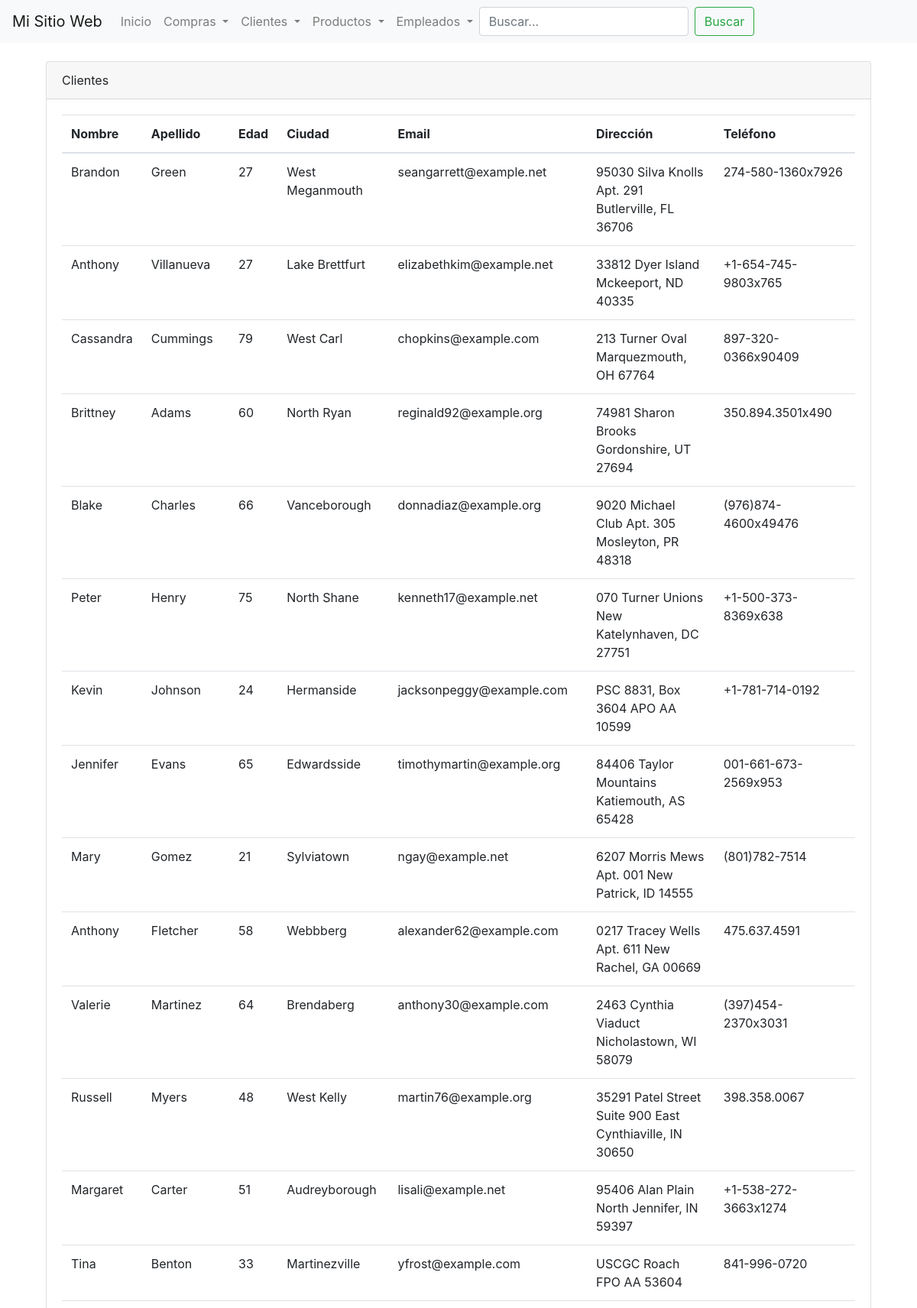
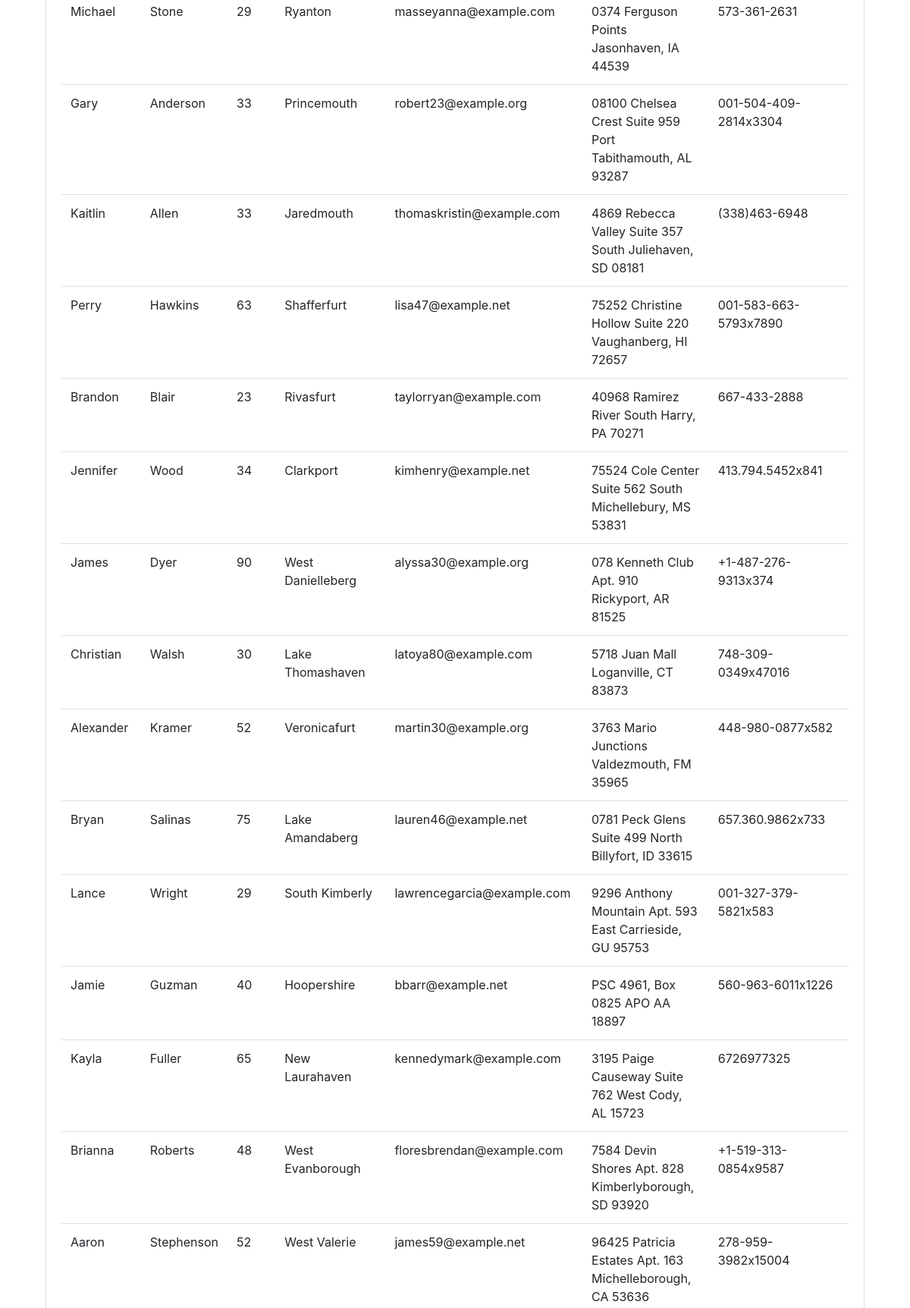
/clientes/ (upper part), run on the app's committed database (2 pictures, top to bottom).
### webapp/models.py (models this page shows, shortened)
class Persona(models.Model):
    nombre = models.CharField(max_length=100, default='Nombre')
    apellido = models.CharField(max_length=100, default='Apellido')
    edad = models.IntegerField(default=0)
    ciudad = models.CharField(max_length=100, default='Ciudad')
    class Meta:
        abstract = True

class Cliente(Persona):
    email = models.EmailField()
    direccion = models.CharField(max_length=255, default='Direccion')
    telefono = models.CharField(max_length=20, default='0000000000')

### webapp/views.py (the view)
# urls.py: path('clientes/', views.lista_clientes, name='lista_clientes'),
def lista_clientes(request):
    clientes = Cliente.objects.all()
    return render(request, 'webapp/lista_clientes.html', {'clientes': clientes})

### webapp/templates/webapp/lista_clientes.html (shortened to what this page needs)
{% extends 'webapp/base.html' %}
{% block content %}
<div class="container">
    <div class="card">
        <div class="card-header">
            Clientes
        </div>
        <div class="card-body">
            <table class="table table-hover">
                <thead>
                    <tr>
                        <th scope="col">Nombre</th>
                        <th scope="col">Apellido</th>
                        <th scope="col">Edad</th>
                        <th scope="col">Ciudad</th>
                        <th scope="col">Email</th>
                        <th scope="col">Dirección</th>
                        <th scope="col">Teléfono</th>
                    </tr>
                </thead>
                <tbody>
                    {% for cliente in clientes %}
                    <tr>
                        <td>{{ cliente.nombre }}</td>
                        <td>{{ cliente.apellido }}</td>
                        <td>{{ cliente.edad }}</td>
                        <td>{{ cliente.ciudad }}</td>
                        <td>{{ cliente.email }}</td>
                        <td>{{ cliente.direccion }}</td>
                        <td>{{ cliente.telefono }}</td>
                    </tr>
                    {% endfor %}
                </tbody>
            </table>
        </div>
    </div>
</div>
{% endblock %}

### data on the page
Cliente: nombre "Brandon", apellido "Green", edad "27", ciudad "West Meganmouth", email "seangarrett@example.net", direccion "95030 Silva Knolls Apt. 291 Butlerville, FL 36706", telefono "274-580-1360x7926"
Cliente: nombre "Anthony", apellido "Villanueva", edad "27", ciudad "Lake Brettfurt", email "elizabethkim@example.net", direccion "33812 Dyer Island Mckeeport, ND 40335", telefono "+1-654-745-9803x765"
Cliente: nombre "Cassandra", apellido "Cummings", edad "79", ciudad "West Carl", email "chopkins@example.com", direccion "213 Turner Oval Marquezmouth, OH 67764", telefono "897-320-0366x90409"
Cliente: nombre "Brittney", apellido "Adams", edad "60", ciudad "North Ryan", email "reginald92@example.org", direccion "74981 Sharon Brooks Gordonshire, UT 27694", telefono "350.894.3501x490"
Cliente: nombre "Blake", apellido "Charles", edad "66", ciudad "Vanceborough", email "donnadiaz@example.org", direccion "9020 Michael Club Apt. 305 Mosleyton, PR 48318", telefono "(976)874-4600x49476"
Cliente: nombre "Peter", apellido "Henry", edad "75", ciudad "North Shane", email "kenneth17@example.net", direccion "070 Turner Unions New Katelynhaven, DC 27751", telefono "+1-500-373-8369x638"
Cliente: nombre "Kevin", apellido "Johnson", edad "24", ciudad "Hermanside", email "jacksonpeggy@example.com", direccion "PSC 8831, Box 3604 APO AA 10599", telefono "+1-781-714-0192"
Cliente: nombre "Jennifer", apellido "Evans", edad "65", ciudad "Edwardsside", email "timothymartin@example.org", direccion "84406 Taylor Mountains Katiemouth, AS 65428", telefono "001-661-673-2569x953"
Cliente: nombre "Mary", apellido "Gomez", edad "21", ciudad "Sylviatown", email "ngay@example.net", direccion "6207 Morris Mews Apt. 001 New Patrick, ID 14555", telefono "(801)782-7514"
Cliente: nombre "Anthony", apellido "Fletcher", edad "58", ciudad "Webbberg", email "alexander62@example.com", direccion "0217 Tracey Wells Apt. 611 New Rachel, GA 00669", telefono "475.637.4591"
Cliente: nombre "Valerie", apellido "Martinez", edad "64", ciudad "Brendaberg", email "anthony30@example.com", direccion "2463 Cynthia Viaduct Nicholastown, WI 58079", telefono "(397)454-2370x3031"
Cliente: nombre "Russell", apellido "Myers", edad "48", ciudad "West Kelly", email "martin76@example.org", direccion "35291 Patel Street Suite 900 East Cynthiaville, IN 30650", telefono "398.358.0067"
Cliente: nombre "Margaret", apellido "Carter", edad "51", ciudad "Audreyborough", email "lisali@example.net", direccion "95406 Alan Plain North Jennifer, IN 59397", telefono "+1-538-272-3663x1274"
Cliente: nombre "Tina", apellido "Benton", edad "33", ciudad "Martinezville", email "yfrost@example.com", direccion "USCGC Roach FPO AA 53604", telefono "841-996-0720"
Cliente: nombre "Michael", apellido "Stone", edad "29", ciudad "Ryanton", email "masseyanna@example.com", direccion "0374 Ferguson Points Jasonhaven, IA 44539", telefono "573-361-2631"
Cliente: nombre "Gary", apellido "Anderson", edad "33", ciudad "Princemouth", email "robert23@example.org", direccion "08100 Chelsea Crest Suite 959 Port Tabithamouth, AL 93287", telefono "001-504-409-2814x3304"
Cliente: nombre "Kaitlin", apellido "Allen", edad "33", ciudad "Jaredmouth", email "thomaskristin@example.com", direccion "4869 Rebecca Valley Suite 357 South Juliehaven, SD 08181", telefono "(338)463-6948"
Cliente: nombre "Perry", apellido "Hawkins", edad "63", ciudad "Shafferfurt", email "lisa47@example.net", direccion "75252 Christine Hollow Suite 220 Vaughanberg, HI 72657", telefono "001-583-663-5793x7890"
Cliente: nombre "Brandon", apellido "Blair", edad "23", ciudad "Rivasfurt", email "taylorryan@example.com", direccion "40968 Ramirez River South Harry, PA 70271", telefono "667-433-2888"
Cliente: nombre "Jennifer", apellido "Wood", edad "34", ciudad "Clarkport", email "kimhenry@example.net", direccion "75524 Cole Center Suite 562 South Michellebury, MS 53831", telefono "413.794.5452x841"
Cliente: nombre "James", apellido "Dyer", edad "90", ciudad "West Danielleberg", email "alyssa30@example.org", direccion "078 Kenneth Club Apt. 910 Rickyport, AR 81525", telefono "+1-487-276-9313x374"
Cliente: nombre "Christian", apellido "Walsh", edad "30", ciudad "Lake Thomashaven", email "latoya80@example.com", direccion "5718 Juan Mall Loganville, CT 83873", telefono "748-309-0349x47016"
Cliente: nombre "Alexander", apellido "Kramer", edad "52", ciudad "Veronicafurt", email "martin30@example.org", direccion "3763 Mario Junctions Valdezmouth, FM 35965", telefono "448-980-0877x582"
Cliente: nombre "Bryan", apellido "Salinas", edad "75", ciudad "Lake Amandaberg", email "lauren46@example.net", direccion "0781 Peck Glens Suite 499 North Billyfort, ID 33615", telefono "657.360.9862x733"
Cliente: nombre "Lance", apellido "Wright", edad "29", ciudad "South Kimberly", email "lawrencegarcia@example.com", direccion "9296 Anthony Mountain Apt. 593 East Carrieside, GU 95753", telefono "001-327-379-5821x583"
Cliente: nombre "Jamie", apellido "Guzman", edad "40", ciudad "Hoopershire", email "bbarr@example.net", direccion "PSC 4961, Box 0825 APO AA 18897", telefono "560-963-6011x1226"
Cliente: nombre "Kayla", apellido "Fuller", edad "65", ciudad "New Laurahaven", email "kennedymark@example.com", direccion "3195 Paige Causeway Suite 762 West Cody, AL 15723", telefono "6726977325"
Cliente: nombre "Brianna", apellido "Roberts", edad "48", ciudad "West Evanborough", email "floresbrendan@example.com", direccion "7584 Devin Shores Apt. 828 Kimberlyborough, SD 93920", telefono "+1-519-313-0854x9587"
Cliente: nombre "Aaron", apellido "Stephenson", edad "52", ciudad "West Valerie", email "james59@example.net", direccion "96425 Patricia Estates Apt. 163 Michelleborough, CA 53636", telefono "278-959-3982x15004"
